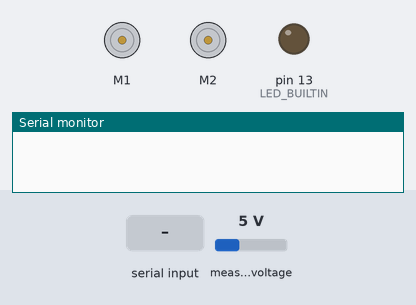
The sketch below on a simulated Arduino Leonardo, built with avr-gcc and run on an emulated ATmega32U4. Parts: 2 × DC motor (green arrow = forward, orange = backward, longer = faster), output pins drawn as LEDs (lit = HIGH), the last lines printed to the serial monitor. The test bench sets the inputs (shaded band); at power-on: measured voltage 5 V.

Above: at 1.2 s.
1.3 s: "90,45\n" received over Serial
At 1.9 s:
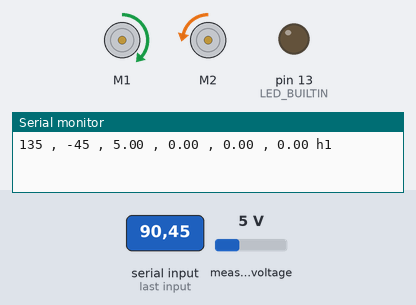
2.8 s: "30,150\n" received over Serial
At 4.0 s:
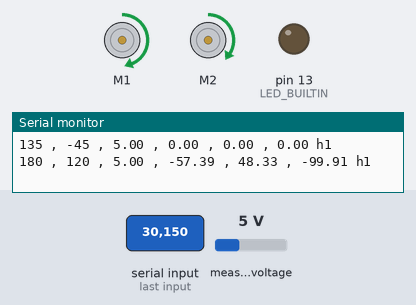
4.3 s: "90\n" received over Serial
At 5.3 s:
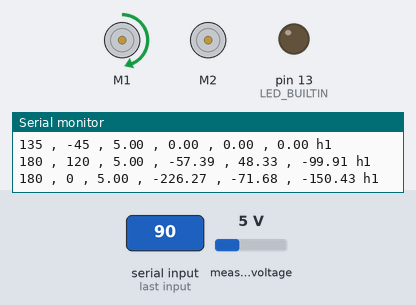
5.8 s: "200\n" received over Serial
At 6.5 s:
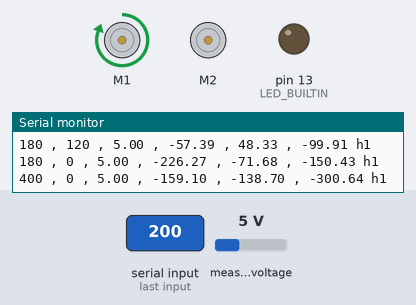
7.3 s: "1,90\n" received over Serial
At 7.6 s:
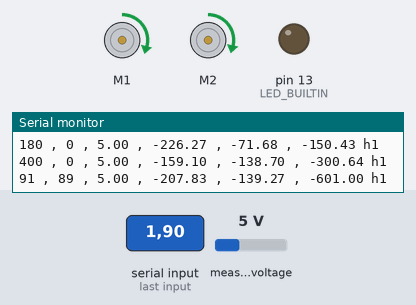
Timing chart, 0 to 9.8 s (numbered marks = the images above; inputs shaded):
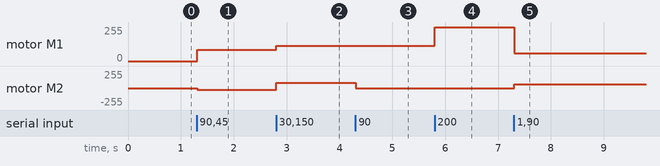

The sketch:

Odometry.ino
```cpp
/*
  Odometry with teleoperate
*/
#include <Wire.h>
#include <Zumo32U4.h>

// zumo classes
Zumo32U4Encoders encoders;
Zumo32U4Motors motors;


// message variables
String inputString = "";      // a String to hold incoming data
bool stringComplete = false;  // whether the string is complete

// Odometry settings
#define GEAR_RATIO 100.37      // Motor gear ratio
#define WHEELS_DISTANCE 98 // Distance between tracks
#define WHEEL_DIAMETER 37.5   // Wheels diameter measured 38.5
#define ENCODER_PPR 12        // Encoder pulses per revolution
float encoder2dist = WHEEL_DIAMETER*3.14/(ENCODER_PPR*GEAR_RATIO);  // conversition of encoder pulses to distance in mm

float theta = 0;
float posx = 0;
float posy = 0;

// the setup function runs once when you press reset or power the board
void setup() {
  // initialize digital pin LED_BUILTIN as an output.
  pinMode(LED_BUILTIN, OUTPUT);

  // initialize serial:
  Serial.begin(9600);
  // reserve 200 bytes for the inputString:
  inputString.reserve(200);
  // update motors command to stop
  motors.setLeftSpeed(0);
  motors.setRightSpeed(0);
}

// the loop function runs over and over again forever
void loop() {
  msg_handler();
  odometry();
  delay(1);
}


// check if there is a message if so parse it and send an update
void msg_handler(void){
  // check for incoming message
  while (Serial.available()) {
    // get the new byte:
    char inChar = (char)Serial.read();
    // add it to the inputString:
    inputString += inChar;
    // if the incoming character is a newline, set a flag so the main loop can
    // do something about it:
    if (inChar == '\n') {
      stringComplete = true;
    }
  }
  // check if message is complete
  if (stringComplete) {
    parse_msg();
  }
}
// parse incoming message and send a response
void parse_msg(void){
    //Serial.print(inputString);

    int ind1 = inputString.indexOf(',');  //finds location of first ,
    String str = inputString.substring(0, ind1);   //captures first data String
    int joyX = str.toInt();
    str ="";
    str = inputString.substring(ind1+1);   //captures first data String
    int joyY = str.toInt();

    int leftMotor = joyY + joyX;  //int(float(joyX)/1.5);
    int rightMotor = joyY - joyX; //int(float(joyX)/1.5);
    uint16_t batteryLevel = readBatteryMillivolts();
    float battery = float(batteryLevel)/1000.0;


    // send a response
    Serial.print(leftMotor);
    Serial.print(" , ");
    Serial.print(rightMotor);
    Serial.print(" , ");
    Serial.print(battery);
    Serial.print(" , ");
    Serial.print(posx);
    Serial.print(" , ");
    Serial.print(posy);
    Serial.print(" , ");
    Serial.print(theta*57.295);
    Serial.println(" h1 ");

    // update motors
    motors.setLeftSpeed(leftMotor);
    motors.setRightSpeed(rightMotor);
    // clear the string:
    inputString = "";
    stringComplete = false;
}

void odometry(void){
      //encoder read
    int16_t countsLeft = encoders.getCountsAndResetLeft();
    int16_t countsRight = encoders.getCountsAndResetRight();
    float dx_1 = countsRight*encoder2dist;
    float dx_2 = countsLeft*encoder2dist;
    posx += sin(theta)*(dx_1+dx_2)/2;
    posy += cos(theta)*(dx_1+dx_2)/2;
    theta += float(dx_1-dx_2)/WHEELS_DISTANCE;
}
```

Measured:
- after the input at 1.3 s, motor M1: stopped → forward 86/255 at once; motor M2: stopped → backward 28/255 at once
- after the input at 2.8 s, motor M1: forward 86/255 → forward 114/255 at once; motor M2: backward 28/255 → forward 76/255 at once
- after the input at 4.3 s, motor M2: forward 76/255 → stopped at once
- after the input at 5.8 s, motor M1: forward 114/255 → forward 255/255 at once
- after the input at 7.3 s, motor M1: forward 255/255 → forward 58/255 at once; motor M2: stopped → forward 56/255 at once
